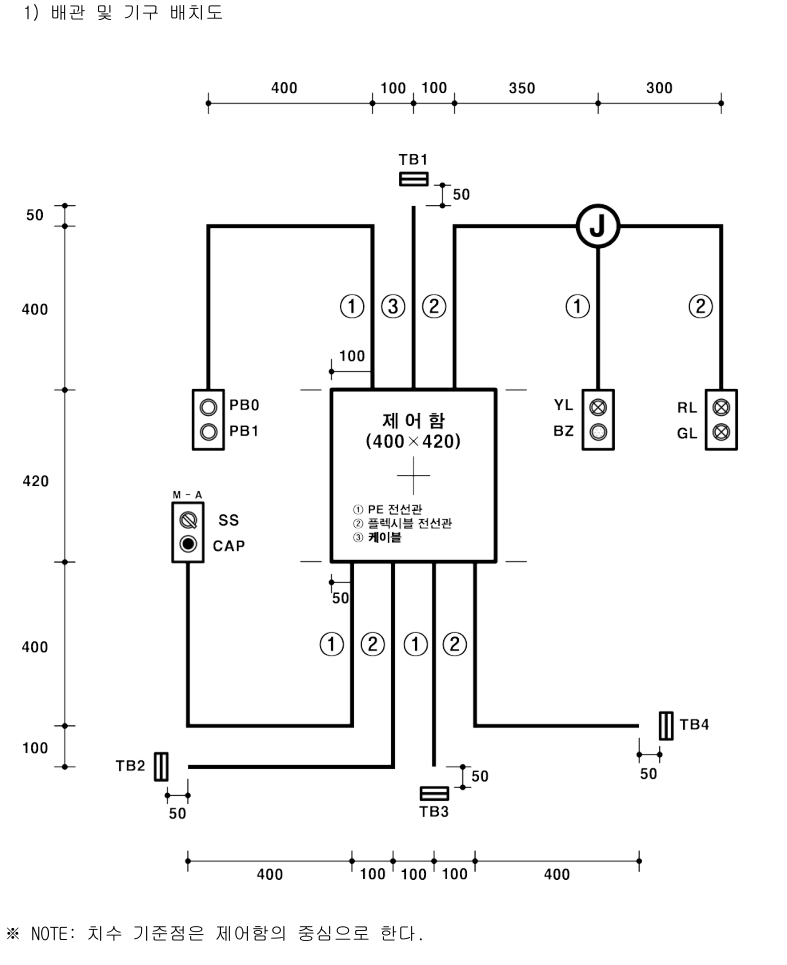
#> input picture img/b03.png, 787 x 965 px, given in place of raw03.png, which was not available
$ python extract.py 3
#> lines starting #> are read from the running program, lines starting #| are printed output that depends on the picture; after the words box and inside, x2 and y2 are one past the last pixel; in counts of white or black regions, pixels touching at a corner belong together; pictures that were not available may be replaced by others from this repository, and a replacement may not be noted
"""회로도 그림에서 전선(가로·세로 직선)과 이음점을 찾아 묶음(같은 전위)으로 나눈다."""
import sys, json
import numpy as np
from PIL import Image, ImageDraw
from scipy import ndimage as ndi

L_MIN = 100     # 이보다 짧은 직선은 글자·기호로 보고 버린다 (원본 해상도 px)
TOL = 10        # 끝점이 닿았다고 보는 거리
DOT_R = 10      # 이음점(검은 점) 반지름

def load(n):
#> called with n = 3
    im = np.array(Image.open(f'raw{n:02d}.png'))
#> im is the input picture: shape (965, 787); min 0, max 255, mean 245.5
    return im > 128
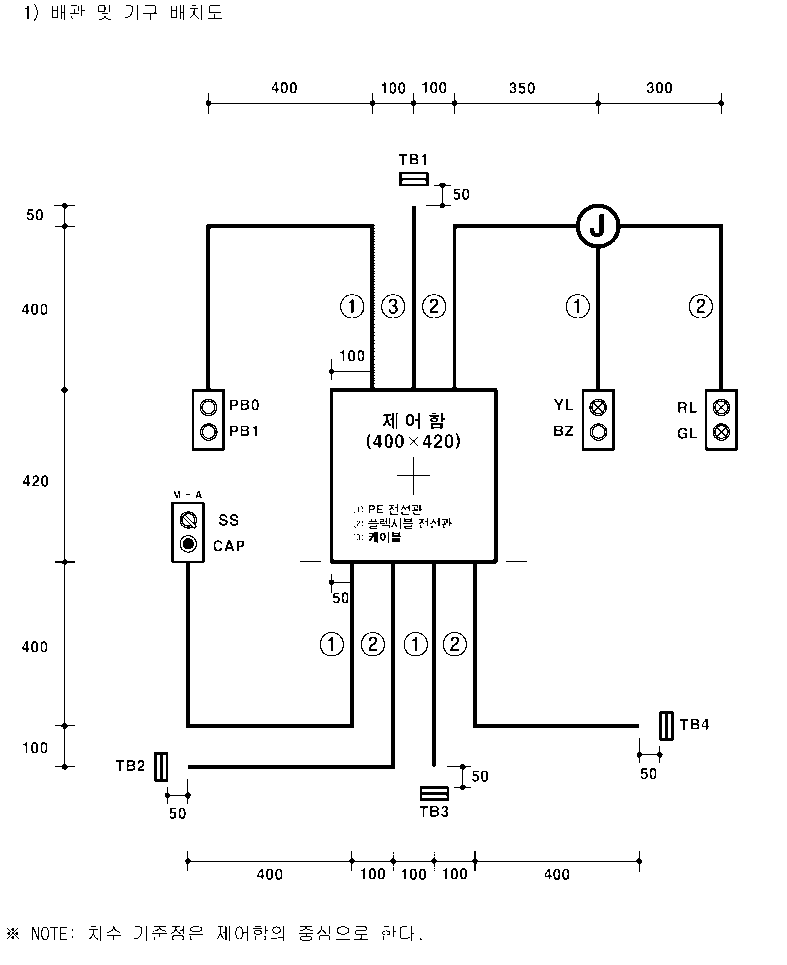
#> returned value: shape (965, 787) bool; 96.3% white; 294 black regions (104 under 20 px), largest, box (x1, y1, x2, y2) and area: (171, 204, 738, 769) 16111, (54, 203, 75, 770) 778, (206, 93, 724, 114) 729

def segments(B):
    segs = []
    for axis in ('h', 'v'):
        st = np.ones((1, L_MIN), bool) if axis == 'h' else np.ones((L_MIN, 1), bool)
        O = ndi.binary_opening(B, structure=st)
        lab, k = ndi.label(O)
        for sl in ndi.find_objects(lab):
            ys, xs = sl
            h, w = ys.stop - ys.start, xs.stop - xs.start
            if axis == 'h' and h <= 16 and w >= L_MIN:
                y = (ys.start + ys.stop - 1) / 2
                segs.append(dict(a='h', x0=xs.start, x1=xs.stop - 1, y0=y, y1=y))
            elif axis == 'v' and w <= 16 and h >= L_MIN:
                x = (xs.start + xs.stop - 1) / 2
                segs.append(dict(a='v', x0=x, x1=x, y0=ys.start, y1=ys.stop - 1))
#> this loop made 2 passes
#> k on passes 1 to 2: 23, 70
#> pass 1, in segments, `O = ndi.binary_opening(B, structure=st)`:
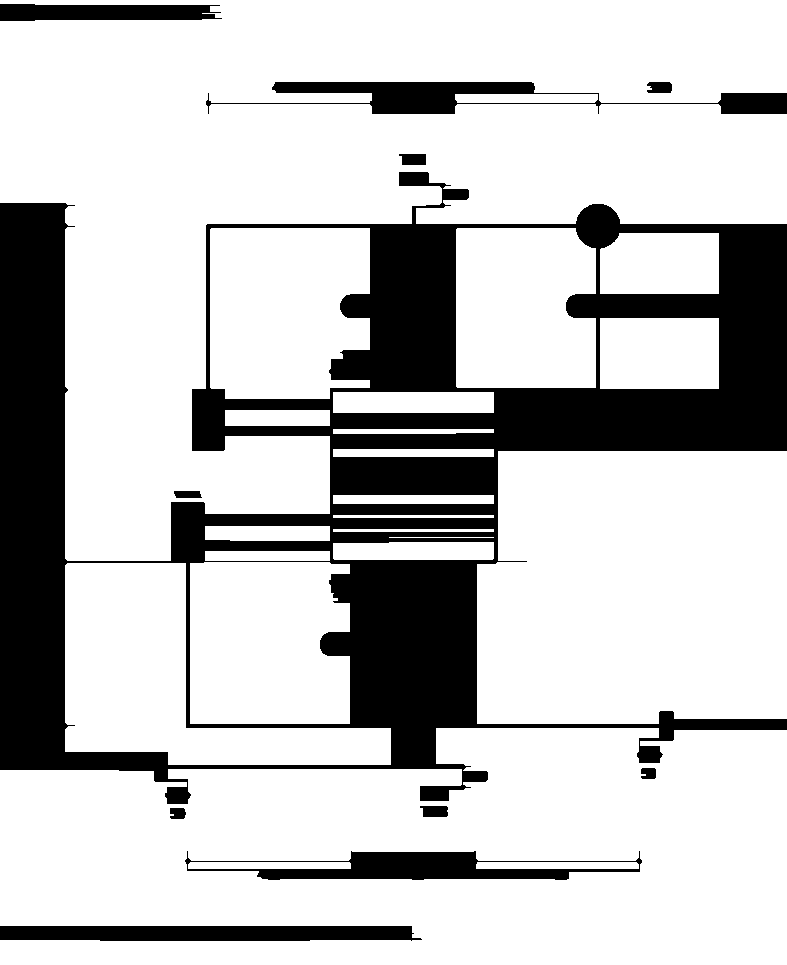
#> O: shape (965, 787) bool; 76.9% white; 11 black regions, largest, box (x1, y1, x2, y2) and area: (0, 172, 787, 804) 151885, (206, 82, 787, 114) 6661, (185, 851, 642, 880) 6026
#> pass 1, in segments, `lab, k = ndi.label(O)`:
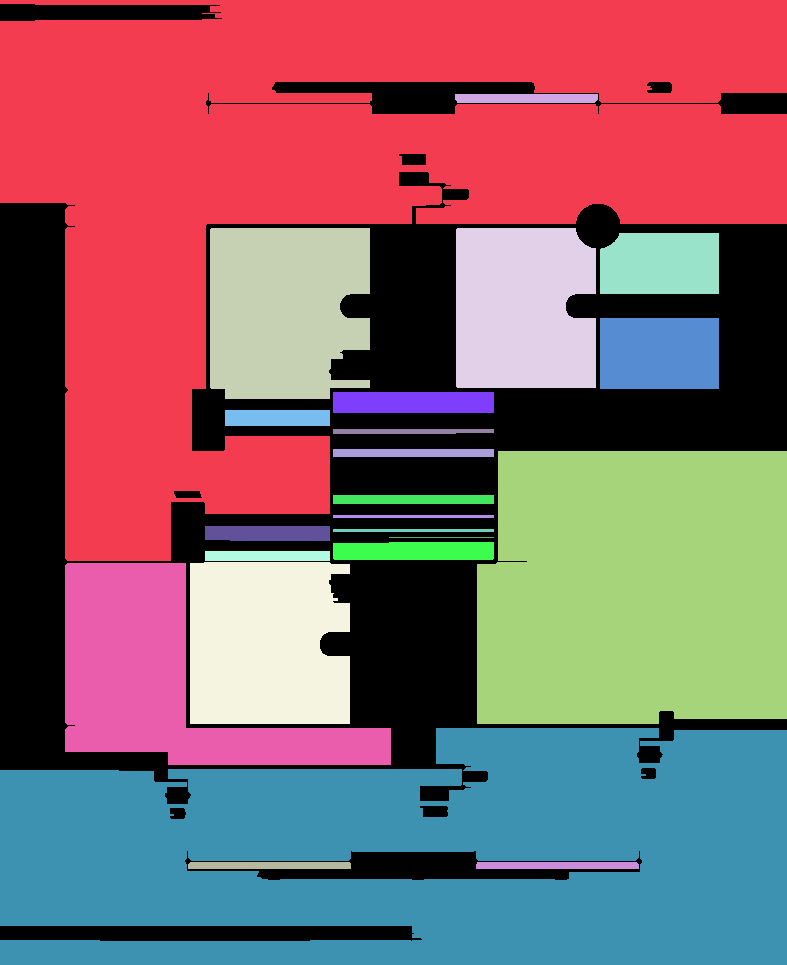
#> lab: shape (965, 787) int32; 24 distinct labels, from 0 to 23; one colour per label, 0 black
#> pass 2, in segments, `lab, k = ndi.label(O)`:
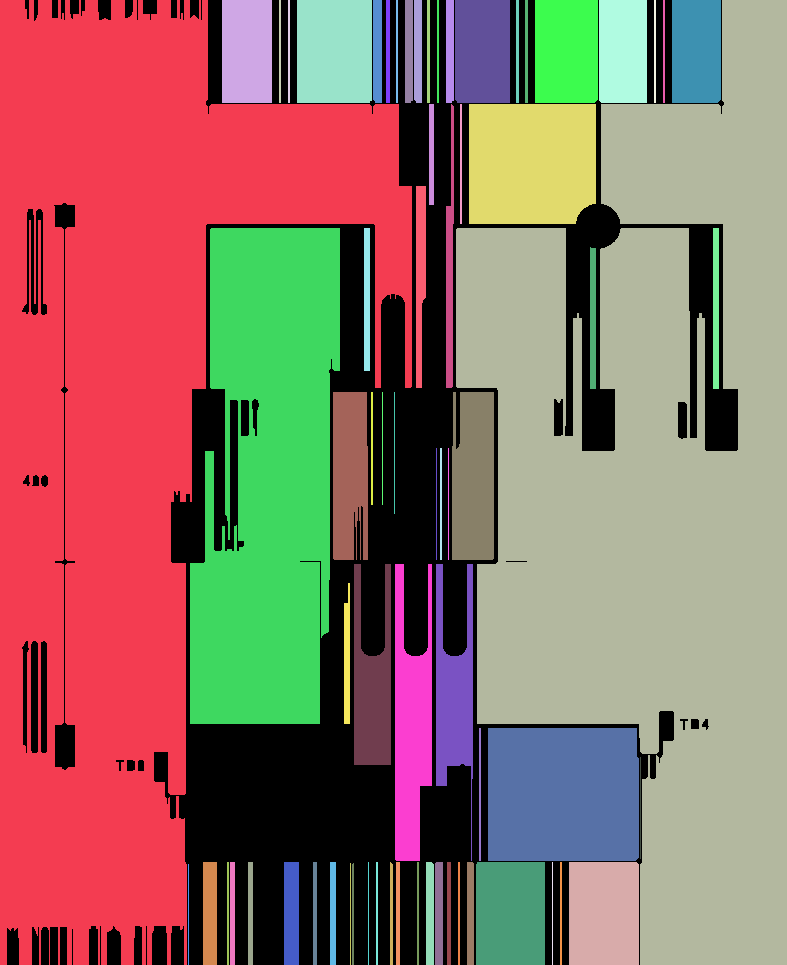
#> lab: shape (965, 787) int32; 71 distinct labels, from 0 to 70; one colour per label, 0 black
#> after the loop, segs = 64 items
    return segs

def is_dot(B, x, y):
    x, y = int(round(x)), int(round(y))
    r = DOT_R
    sub = B[max(0, y - r):y + r + 1, max(0, x - r):x + r + 1]
    yy, xx = np.mgrid[-r:r + 1, -r:r + 1]
    m = (xx * xx + yy * yy) <= r * r
    if sub.shape != m.shape:
        return False
    return sub[m].mean() > 0.85

def ends(s):
    return [(s['x0'], s['y0']), (s['x1'], s['y1'])]

def build(B):
    segs = segments(B)
#> segs = 64 items
    n = len(segs)
#> n = 64
    P = list(range(n))
#> P = 64 values from 0 to 63
    def f(i):
        while P[i] != i:
            P[i] = P[P[i]]; i = P[i]
        return i
    def u(i, j): P[f(i)] = f(j)
    used = [[False, False] for _ in segs]
#> used = 64 pairs, first value 0 to 0, second value 0 to 0
    for i, s in enumerate(segs):
        for j, t in enumerate(segs):
            if i >= j: continue
            # 끝점끼리 (모서리, 일직선 이어짐)
            for a, pa in enumerate(ends(s)):
                for b, pb in enumerate(ends(t)):
                    if abs(pa[0] - pb[0]) <= TOL and abs(pa[1] - pb[1]) <= TOL:
                        u(i, j); used[i][a] = used[j][b] = True
            # 끝점이 다른 선의 중간에 닿음 (T자) → 이음점이 있을 때만
            for (x, y), (p, q, k) in [(e, (s, t, (i, a))) for a, e in enumerate(ends(s))] + [(e, (t, s, (j, b))) for b, e in enumerate(ends(t))]:
                other = q
                TT = 24
                if other['a'] == 'h':
                    on = other['x0'] - TOL < x < other['x1'] + TOL and abs(y - other['y0']) <= TT
                    px, py = x, other['y0']
                else:
                    on = other['y0'] - TOL < y < other['y1'] + TOL and abs(x - other['x0']) <= TT
                    px, py = other['x0'], y
                if on and is_dot(B, px, py):
                    u(i, j); used[k[0]][k[1]] = True
            # 가운데끼리 십자 교차 → 이음점이 있을 때만
            if s['a'] != t['a']:
                h, v = (s, t) if s['a'] == 'h' else (t, s)
                if h['x0'] + TOL < v['x0'] < h['x1'] - TOL and v['y0'] + TOL < h['y0'] < v['y1'] - TOL and is_dot(B, v['x0'], h['y0']):
                    u(i, j)
#> this loop made 64 passes
#> s on passes 1, 2, 3, 4, 5, 6, 7, 8, 9, 11: {'a': 'h', 'x0': 455, 'x1': 597, 'y0': 98, 'y1': 98}, {'a': 'h', 'x0': 225, 'x1': 329, 'y0': 417.5, 'y1': 417.5}, {'a': 'h', 'x0': 333, 'x1': 493, 'y0': 431, 'y1': 431}, {'a': 'h', 'x0': 333, 'x1': 493, 'y0': 452.5, 'y1': 452.5}, {'a': 'h', 'x0': 333, 'x1': 493, 'y0': 499, 'y1': 499}, {'a': 'h', 'x0': 333, 'x1': 493, 'y0': 516, 'y1': 516}, {'a': 'h', 'x0': 205, 'x1': 329, 'y0': 533, 'y1': 533}, {'a': 'h', 'x0': 333, 'x1': 493, 'y0': 530, 'y1': 530}, {'a': 'h', 'x0': 389, 'x1': 493, 'y0': 537, 'y1': 537}, {'a': 'h', 'x0': 188, 'x1': 350, 'y0': 865, 'y1': 865}
#> s on passes 10, 14, 24, 26, 29, 30: {'a': 'h', 'x0': 205, 'x1': 329, 'y0': 555.5, 'y1': 555.5}, {'a': 'v', 'x0': 288.5, 'x1': 288.5, 'y0': 0, 'y1': 102}, {'a': 'v', 'x0': 526, 'x1': 526, 'y0': 0, 'y1': 102}, {'a': 'v', 'x0': 663.5, 'x1': 663.5, 'y0': 0, 'y1': 102}, {'a': 'v', 'x0': 460.5, 'x1': 460.5, 'y0': 104, 'y1': 223}, {'a': 'v', 'x0': 420.5, 'x1': 420.5, 'y0': 186, 'y1': 387}
#> pass 1, in is_dot, `yy, xx = np.mgrid[-r:r + 1, -r:r + 1]`:
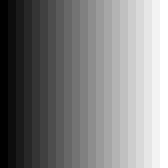
#> xx: shape (21, 21) int64 (shown 8 times larger); min -10, max 10, mean 0; drawn with min black and max white
#> pass 1, in is_dot, `m = (xx * xx + yy * yy) <= r * r`:
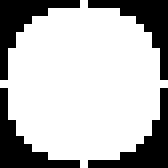
#> m: shape (21, 21) bool (shown 8 times larger); 71.9% white; 4 black regions, box (x1, y1, x2, y2) and area: (0, 0, 10, 10) 31, (11, 0, 21, 10) 31, (0, 11, 10, 21) 31, (11, 11, 21, 21) 31
    comp = [f(i) for i in range(n)]
    ids = {c: k for k, c in enumerate(sorted(set(comp)))}
    for i, s in enumerate(segs):
        s['c'] = ids[comp[i]]
        s['free'] = [not used[i][0], not used[i][1]]
#> this loop made 64 passes
#| 64 segs 12 comps
    return segs

def draw(B, segs, out, scale=0.25):
#> called with out = 'segs03.png', scale = 0.25
    im = Image.fromarray(np.where(B, 0, 255).astype('uint8')).convert('RGB')
    d = ImageDraw.Draw(im)
    rng = np.random.default_rng(3)
    cols = {c: tuple(int(v) for v in rng.integers(40, 230, 3)) for c in set(s['c'] for s in segs)}
    for s in segs:
        d.line([(s['x0'], s['y0']), (s['x1'], s['y1'])], fill=cols[s['c']], width=9)
#> this loop made 64 passes
    for s in segs:
        for k, (x, y) in enumerate(ends(s)):
            if s['free'][k]:
                d.ellipse([x - 9, y - 9, x + 9, y + 9], outline=(255, 0, 0), width=4)
    im = im.resize((int(im.width * scale), int(im.height * scale)))
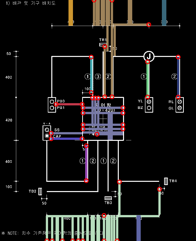
#> im: PIL image 196x241 RGB; mean R, G, B 23, 21.4, 20.6
    im.save(out)

if __name__ == '__main__':
    n = int(sys.argv[1])
    B = load(n)
    segs = build(B)
    print(len(segs), 'segs', len(set(s['c'] for s in segs)), 'comps')
    json.dump(segs, open(f'segs{n:02d}.json', 'w'))
    draw(B, segs, f'segs{n:02d}.png')

$ run again, on img/b04.png
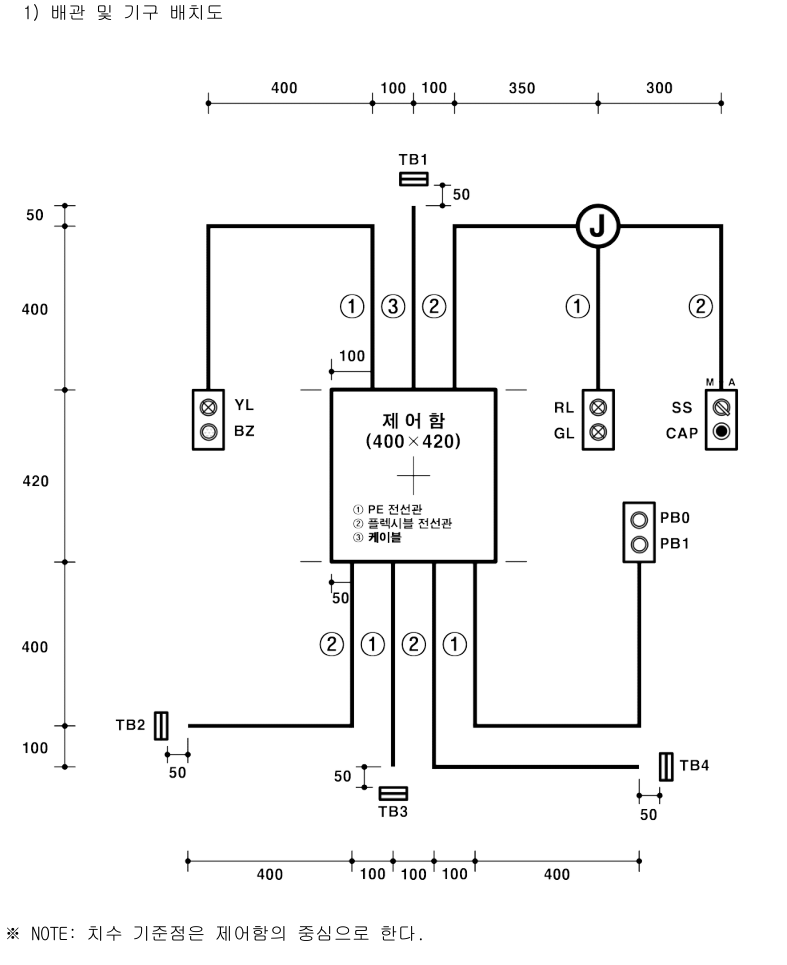
#> input picture img/b04.png, 787 x 965 px, given in place of raw03.png, which was not available
#> in load, im is the input picture: shape (965, 787); min 0, max 255, mean 245.5
#> the loop in segments, `for axis in ('h', 'v'):` made 2 passes
#> k on passes 1 to 2: 21, 69
#> pass 1, in segments, `lab, k = ndi.label(O)`:
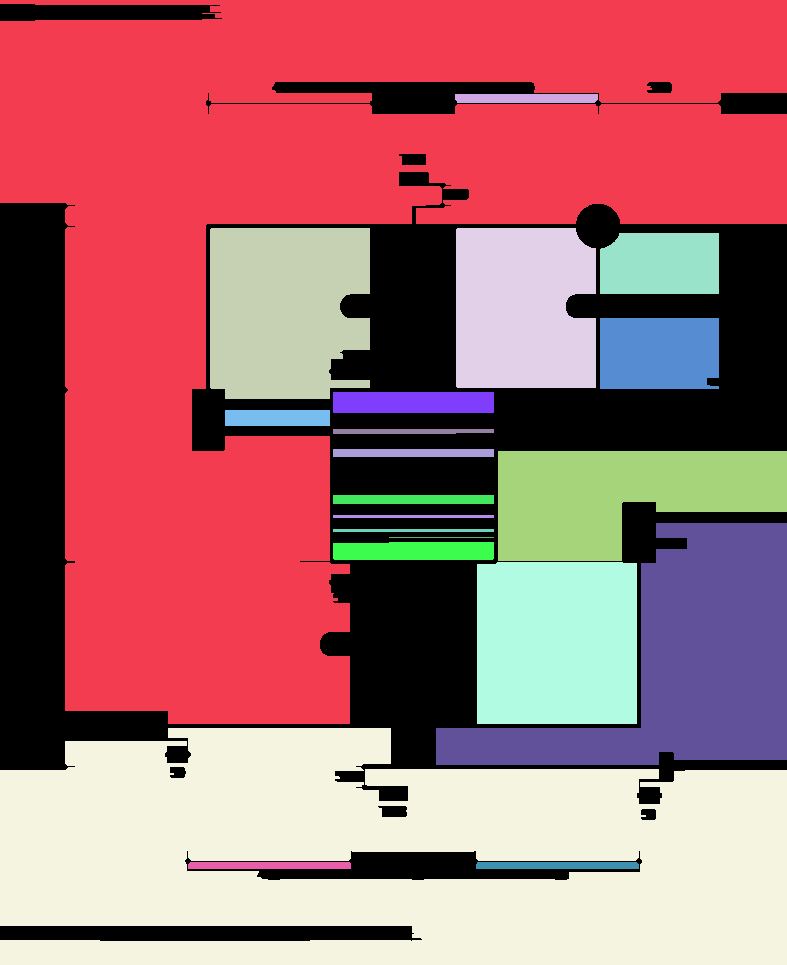
#> lab: shape (965, 787) int32; 22 distinct labels, from 0 to 21; one colour per label, 0 black
#> after the loop in segments, `for axis in ('h', 'v'):`: segs = 62 items
#> n = 62
#> used = 62 pairs, first value 0 to 0, second value 0 to 0
#> the loop in build, `for i, s in enumerate(segs):` made 62 passes
#> the loop in build, `for i, s in enumerate(segs):` made 62 passes
#| 62 segs 10 comps
#> the loop in draw, `for s in segs:` made 62 passes
#> in draw, `im = im.resize((int(im.width * scale), int(im.height * scale)))`:
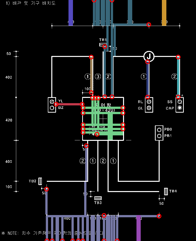
#> im: PIL image 196x241 RGB; mean R, G, B 18.8, 18.9, 19.9
